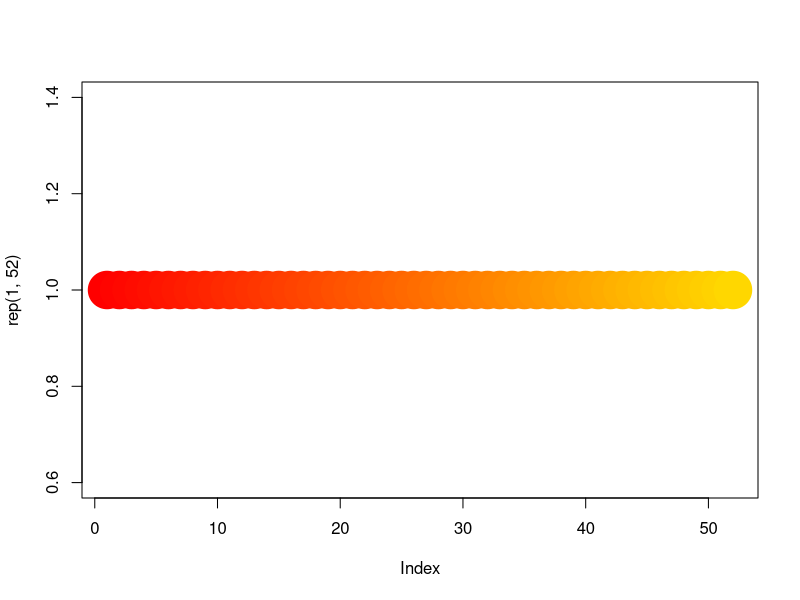
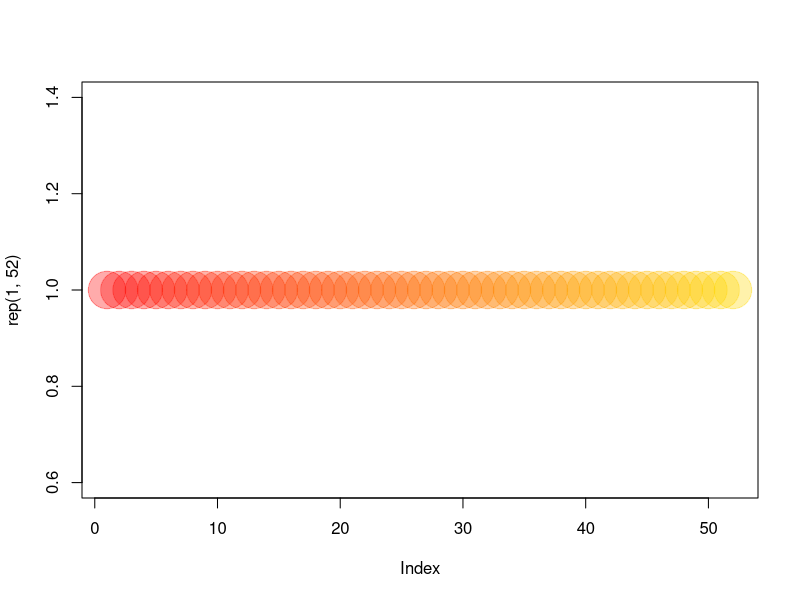

Write R code to recreate these figures, in order. (Note: this script raises an error after producing the figures.)
## ---- chunk 1
suppressMessages(library(igraph))
suppressMessages(library(tidyverse))
suppressMessages(library(knitr))
suppressMessages(library(rmarkdown))
## ---- chunk 2
nodes <- read.csv("NEPacific_Nodes.csv", header = T, as.is = T)
## ---- chunk 3
NorthPacificSummary <- nodes %>%
  rename("ID" = id) %>%
  rename("Functional Groups" = functionalGroup) %>%
  rename("Category" = category) %>%
  rename("Trophic Level" = trophicLevel)
knitr::kable(NorthPacificSummary)
## ---- chunk 4
colors <- colorRampPalette(c(rgb(1,0,0,1), rgb(1,0.843,0,1)), alpha = TRUE)
colors(13)
## ---- chunk 5
#par(bg="black")
plot(rep(1, 52), col = colors(52), pch = 19, cex = 5)
## ---- chunk 6
colorsAlpha <- colorRampPalette(c(rgb(1,0,0,0.33), rgb(1,0.843,0,0.33)), alpha = TRUE)
colorsAlpha(13)
## ---- chunk 7
#par(bg="black")
plot(rep(1, 52), col = colorsAlpha(52), pch = 19, cex = 5)
## ---- chunk 8
diet <- read.csv("NEPacificDiet.csv", header = T, as.is = T)
## ---- chunk 9
diet_plot <- graph_from_data_frame(d = diet, vertices = nodes, directed = T)
## ---- chunk 10
# Step 1
positive_net <- igraph::simplify(diet_plot, remove.multiple = TRUE, remove.loops = TRUE, edge.attr.comb = igraph_opt("edge.attr.comb"))
# Step 2
V(positive_net)$vertex.size <- 0.01
V(positive_net)$label.cex <- 0.45
V(positive_net)$label.family <- "Lato Medium"
V(positive_net)$label.color <- as.character(cut(V(diet_plot)$Number,
breaks = c(0,4,8,12,16,20,24,28,32,36,40,44,48,52), labels = c(colors(13))))
V(positive_net)$size <- .0001
V(positive_net)$label <- (V(positive_net)$functionalGroup)
# Step 3
E(positive_net)$width <- 0.8
E(positive_net)$arrow.size <- 0.00005
## ---- chunk 11
E(positive_net)$color <- as.character(cut(E(diet_plot)$FromWeight, breaks = c(0,4,8,12,16,20,24,28,32,36,40,44,48,52), labels = c(colorsAlpha(13))))
## ---- chunk 12
# Step 4
graph_attr(positive_net, "layout") <- layout_with_kk(positive_net)
#par(bg="black")
plot(positive_net)
## ---- chunk 13
# Step 4
graph_attr(positive_net, "layout") <- layout.circle(positive_net)
#par(bg="black")
plot(positive_net)
## ---- chunk 14
E(positive_net)$color <- as.character(cut(E(diet_plot)$ToWeight, breaks = c(0,4,8,12,16,20,24,28,32,36,40,44,48,52), labels = c(colorsAlpha(13))))
## ---- chunk 15
graph_attr(positive_net, "layout") <- layout_with_kk(positive_net)
#par(bg="black")
plot(positive_net)
## ---- chunk 16
graph_attr(positive_net, "layout") <- layout.circle(positive_net)
#par(bg="black")
plot(positive_net)
